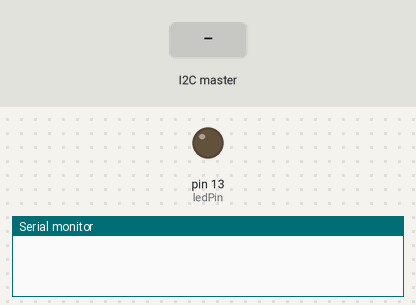
Bench run of a sketch on a simulated Arduino Uno, built with avr-gcc and run on an emulated ATmega328P. Parts: output pins drawn as LEDs (lit = HIGH), the last lines printed to the serial monitor. The inputs (shaded band) are chosen by the test bench.

Above: at 1.2 s.
1.3 s: the I2C master sends the byte 1
At 2.1 s:
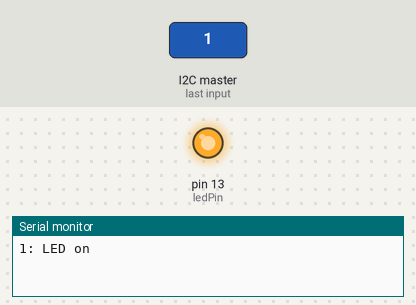
4.3 s: the I2C master sends the byte 2
At 5.6 s:
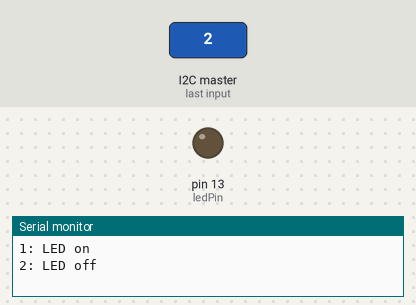
Timing chart, 0 to 7.3 s (numbered marks = the images above; inputs shaded):
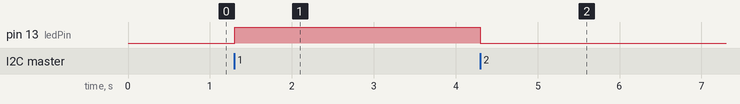

Measured:
- after the input at 1.3 s, pin 13 (ledPin): LOW → HIGH at once
- after the input at 4.3 s, pin 13 (ledPin): HIGH → LOW at once

The sketch:

wire.ino
```cpp
#include <Wire.h>

#define I2C_ADDRESS 0x05

String inData;
int ledPin = 13;

byte nr = 0;

void setup()
{
    Serial.begin(9600);
    Wire.begin(I2C_ADDRESS);

    pinMode(ledPin, OUTPUT);
    digitalWrite(ledPin, LOW);

    Wire.onReceive(receiveI2CData);
    Wire.onRequest(sendI2cData);
}

void loop() {}

void receiveI2CData(int byteCount)
{
    while (Wire.available()) {
        nr = Wire.read();
        Serial.print(String(nr) + ": ");

        switch (nr) {
            case 1:
                digitalWrite(ledPin, HIGH);
                Serial.println("LED on");
                break;
            case 2:
                digitalWrite(ledPin, LOW);
                Serial.println("LED off");
                break;
            default:
                Serial.println("-");
                break;
        }
    }
}

void sendI2cData()
{
    Wire.write(nr);
}
```
